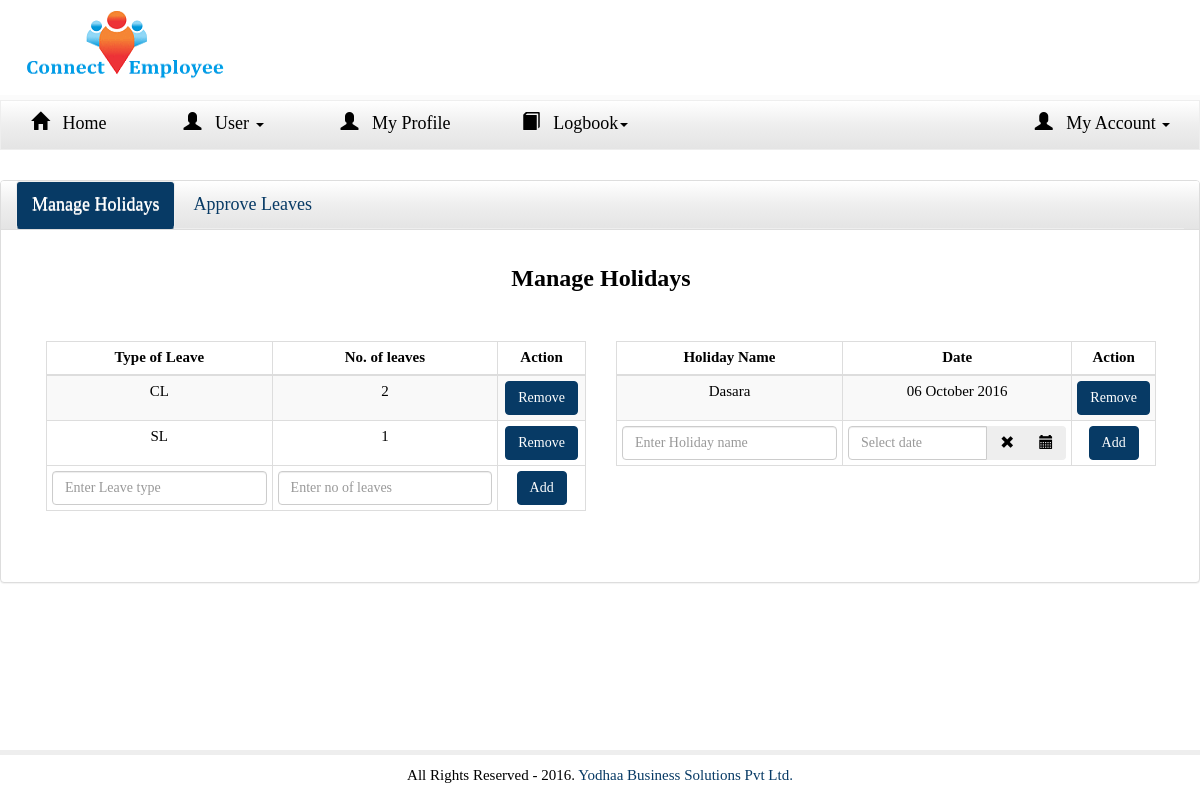
Page /user/AdminLeaveRecord.php (signed in) on the committed database.
### tables this page shows
CREATE TABLE IF NOT EXISTS `LeavesType` (
  `LId` int(11) NOT NULL AUTO_INCREMENT,
  `companyCode` varchar(100) NOT NULL,
  `leaveName` varchar(100) NOT NULL,
  `leaves` varchar(100) NOT NULL,
  PRIMARY KEY (`LId`)
);

CREATE TABLE IF NOT EXISTS `HolidayList` (
  `HId` int(11) NOT NULL AUTO_INCREMENT,
  `Holidayname` varchar(50) NOT NULL,
  `date` varchar(20) NOT NULL,
  `companyCode` varchar(100) NOT NULL,
  PRIMARY KEY (`HId`)
);

### user/AdminLeaveRecord.php (the view, shortened to what this page needs)
<?php
                                    	$companyCode = $_SESSION['company']['code'];
?>
<!DOCTYPE html>
<html lang="en">
<head>
  <link rel="stylesheet" href="http://maxcdn.bootstrapcdn.com/bootstrap/3.3.5/css/bootstrap.min.css">
  <link href="//maxcdn.bootstrapcdn.com/font-awesome/4.2.0/css/font-awesome.min.css" rel="stylesheet">
 <link href="css/bootstrap-datetimepicker.min.css" rel="stylesheet" media="screen">
<link rel="stylesheet" href="css/bootstrap.min.css">
<link href="css/index.css" rel="stylesheet">
<link href="css/main.css" rel="stylesheet">
  </head>
  <body>
  <nav class="navbar navbar-default navbar-fixed-top">
  <div class="container-fluid">
    <div class="navbar-header">
	 <img src="images/logo.gif" class="logo"></img>
    </div>
    <div class="collapse navbar-collapse" id="myNavbar">
    </div>
  </div>
</nav>
<nav   class="navbar navbar-inverse" style="margin-top:100px">
    <div class="collapse navbar-collapse" id="my">
      <ul class="nav nav-pills">
  <li class="headerlinks"  ><a style=""  href="AdminHome.php" ><span class="glyphicon glyphicon-home"></span> &nbsp Home</a></li>
<li class="dropdown headerlinks">
       <a class="dropdown-toggle" data-toggle="dropdown" href="#" style="width: 200px;"><center><span class="glyphicon glyphicon-user"></span> &nbsp User <span class="caret"></span></center></a>
    </li>
      <li class="headerlinks"  ><a style=""  href="AdminMyProfile.php" ><span  class="glyphicon glyphicon-user"></span> &nbsp My Profile</a></li>
       <li class="dropdown headerlinks">
       <a class="dropdown-toggle" data-toggle="dropdown" href="#" style="width: 215px;"><center><span  class="glyphicon glyphicon-book"></span> &nbsp Logbook<span class="caret"></span></center></a>
    </li>
     <li class="dropdown headerlinks navbar-right">
       <a class="dropdown-toggle" data-toggle="dropdown" href="#" style="width: 193px;"  ><center><span  class="glyphicon glyphicon-user"></span> &nbsp My Account <span class="caret"></span></center></a>
    </li>
  </ul>
    </div>
</nav>
<div class="main" id="mainborder" style="margin-top:30px;margin-bottom:50px;">
<div class="panel with-nav-tabs panel-default">
                <div class="panel-heading" id="leavesTab">
                        <ul class="nav nav-tabs">
                            <li class="active"><a href="#ManageHolidays" data-toggle="tab">Manage Holidays </a></li>
                              <li ><a href="#ApproveLeaves" data-toggle="tab">Approve Leaves</a></li>
                        </ul>
                </div>
				<div class="panel-body">
					<div class="tab-content">
						<div class="tab-pane active" id="ManageHolidays">
							<div class="container" style="margin-bottom: 36px;">
							<center style="margin-bottom:50px;"><strong><h3 style="font-weight:700">Manage Holidays</h3></strong></center>
 <div class="col-md-6 table-responsive">
 <?php
 	$leavesGetResult = "SELECT * FROM LeavesType WHERE companyCode='$companyCode'";
 	$resultGetLeaves = mysql_query($leavesGetResult);
 ?>
<table  class="table table-striped table-bordered table-hover table-condensed">
<thead>
  <tr>
    	<th>Type of Leave</th>
    	<th>No. of leaves</th>
    	<th>Action</th>
    </tr>
</thead>
    <tbody>
  <?php
  while($leaves = mysql_fetch_array($resultGetLeaves)){
  	 if(!empty($leaves)){?>
      <tr>
        <td><?php if(!empty($leaves)){ echo $leaves['leaveName'];}?></td>
       	<td><?php if(!empty($leaves)){echo $leaves['leaves']; }?></td>
       	<td><center><form action="AdminLeaveRecord.php" method="post"><button type="submit" name="removeTypeLeave" id="login-submit"  class="btn btn-default">Remove</button></form></center></td>
       </tr>
         <?php }
 		 }
         ?>
       <tr>
         <tr>
      <form action="AdminLeaveRecord.php" method="POST">
         <td><input  type="text" id="leavetype" name="leavetype" oninvalid="InvalidMsgError(this);" required="required"  oninput="InvalidMsgError(this); "  placeholder="Enter Leave type" maxlength="50"  class="form-control" /></td>
         <td ><input  type="text" id="leavenumber" name="leavenumber" oninvalid="InvalidMsgError(this);" required="required"  oninput="InvalidMsgError(this); "  placeholder="Enter no of leaves" maxlength="3"  class="form-control" /></td>
        <td><center><button type="submit" name="typeLeaveAdd" id="login-submit"  class="btn btn-default">Add</button></center></td>
       </tr>
    </tbody>
    </table>
	</div>
	<div class="col-md-6 table-responsive">
<table  class="table table-striped table-bordered table-hover table-condensed">
<thead>
  <tr>
    	<th>Holiday Name</th>
    	<th>Date</th>
    	<th>Action</th>
    </tr>
</thead>
    <tbody>
    <?php
    	$holidayCheckQuery = "SELECT * FROM HolidayList WHERE companyCode='$companyCode'";
    	$resultHolidayQuery = mysql_query($holidayCheckQuery);
    ?>
										<?php
												while($holidays = mysql_fetch_array($resultHolidayQuery)){ ?>
													<tr>
														<td><?php echo $holidays['Holidayname']; ?></td>
														<td><?php echo $holidays['date']; ?></td>
														<td><center><form action="AdminLeaveRecord.php" method="post"> <button type="submit" name="removeSubmit" id="login-submit"  class="btn btn-default">Remove</button></form></center></td>
												<?php  }
										?>
       <tr><form action="AdminLeaveRecord.php" method="POST">
        <td style="width:50%;"><input  type="text" id="Holidayname" name="Holidayname" oninvalid="InvalidMsgError(this);" required="required"  oninput="InvalidMsgError(this); "  placeholder="Enter Holiday name" maxlength="50"  class="form-control" /></td>
       	<td style="width:50%;"><div class="input-group date form_date " data-date="" data-date-format="dd MM yyyy" data-link-field="dtp_input2" data-link-format="yyyy-mm-dd">
										<input class="widthdate form-control" style="background-color: white;"  type="text" oninvalid="InvalidMsgsdate(this);"  oninput="InvalidMsgsdate(this);"   required="required" placeholder="Select date" name="holidaydate" id="date"  value="" size="16" >
										<span class="input-group-addon"><span class="glyphicon glyphicon-remove"></span></span>
										<span class="input-group-addon"><span class="glyphicon glyphicon-calendar"></span></span>
									</div></td>
									<td><center><button type="submit" name="holidaySubmit" id="login-submit"  class="btn btn-default">Add</button></center></td>
       </tr>
    </tbody>
    </table>
	</div>
							</div>
						</div>
					</div>
				</div>
			</div>
</div>
 <footer style="margin-bottom:0px" class="navbar navbar-default navbar-fixed-bottom footerbottom">
		<div class="col-md-12" style="text-align:center;">
			<center>     <p style="margin-top:10px;" class="footer">All Rights Reserved - 2016. <a target="t-blank" href="http://www.yodhaa.com">Yodhaa Business Solutions Pvt Ltd. </a></p></center>
		</div>
   </footer>
</body>
</html>

### user/css/index.css (style rules this page uses)
body { font-family: Cambria; font-size: 15px; color:black; }
th { white-space: nowrap; }
td { white-space: nowrap; }
.navbar-default { background-color: white; border-color: rgba(238, 238, 238, 0.24); border-bottom-width: thick; }
.input-group-addon { background-color: #eee; border-color: #eee; color: rgb(0, 0, 0); }
.navbar-fixed-bottom { background-color: white; border-color: #073A65; border-top-width: thick; border-bottom-width: inherit; }
.footerbottom { background-color: white; border-color: #eee; border-top-width: thick; border-left-width: inherit; border-right-width: inherit; border-bottom-width: inherit; }
.footer a { color: #073A65; font-family: Cambria; font-size: 15px; text-align: right; text-decoration: none; border-bottom: 2px solid white; }
.btn { background-color:#073A65; border-color: #073A65; color:white; }
.logo { color: #073A65; font-size: 30px; font-weight: 700; margin-top:10px; margin-bottom:15px; color: #073A65; padding: 0px !important; line-height: 60px; margin-left: 10px; width: 200px; height: 70px; }

### user/css/main.css (style rules this page uses)
.navbar-inverse { background-image: linear-gradient(#ffffff, #eeeeee 50%, #e4e4e4); background-repeat: no-repeat; filter: progid:DXImageTransform.Microsoft.gradient(startColorstr='#ffffffff', endColorstr='#ffe4e4e4', GradientType=0); -webkit-filter: none; filter: none; border: 1px solid rgb(238, 238, 238); text-shadow: 0 1px 0 rgb(238, 238, 238); color: black; }
.navbar { border-radius: 0px; }
.headerlinks a { color:black; font-size:18px; }

### user/AdminLeaveRecord.php (style rules this page uses)
th { white-space: nowrap; text-align: center; }
td { white-space: nowrap; text-align: center; }
th { white-space: nowrap; text-align:center; }
td { white-space: nowrap; text-align:center; }
.nav-tabs>li.active>a, .nav-tabs>li.active>a:focus, .nav-tabs>li.active>a:hover { color: #FFFFFF; cursor: default; border: 1px solid #eee; border-bottom-color: transparent; font-size: 18px; background-color: #073a65; }
.panel-default>.panel-heading { color: white; background-image: linear-gradient(#ffffff, #eeeeee 50%, #e4e4e4); background-repeat: no-repeat; filter: progid:DXImageTransform.Microsoft.gradient(startColorstr='#ffffffff', endColorstr='#ffe4e4e4', GradientType=0); -webkit-filter: none; filter: none; text-shadow: 0 1px 0 rgb(238, 238, 238); color: black; }
.nav-tabs { border-bottom: 1px solid #eee; }
.nav-tabs>li>a { margin-right: 2px; line-height: 1.42857143; border: 1px solid transparent; font-size: 18px; color: #073a65; border-radius: 4px 4px 4px 4px; }
.panel-heading { padding: 0px 15px; border-bottom: 1px solid transparent; border-top-left-radius: 3px; border-top-right-radius: 3px; }

### rows in the picture
leavestype: leaveName "CL", leaves "2"
leavestype: leaveName "SL", leaves "1"
holidaylist: Holidayname "Dasara", date "06 October 2016"
